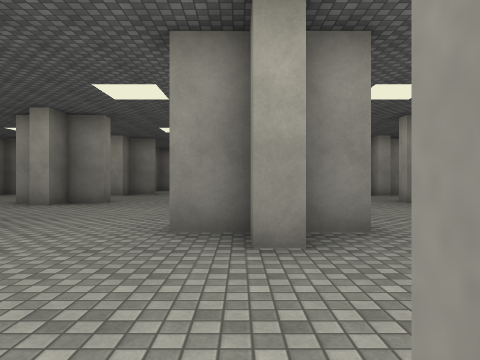
[1] (above)

24 first-person views from a walk through a scene from a Unity 3-D project. The camera is 1.3 m above the floor, looks level and sees 70° across. The floor is counted in squares, 2 m on a side. Each view is taken from the middle of a square. On the plan, view 1 faces up. The plan holds only what a view shows up to about 10 squares ahead; the rest is blank. The place goes on beyond the plan. Surface patterns are stand-ins for the level's own textures.

[2]
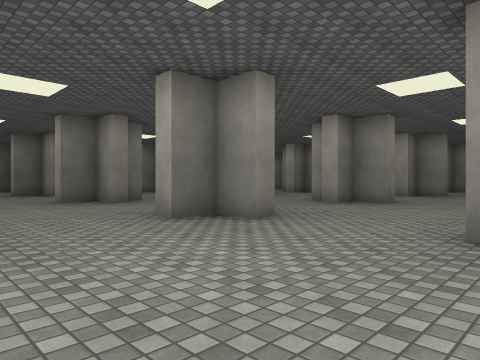

[3]
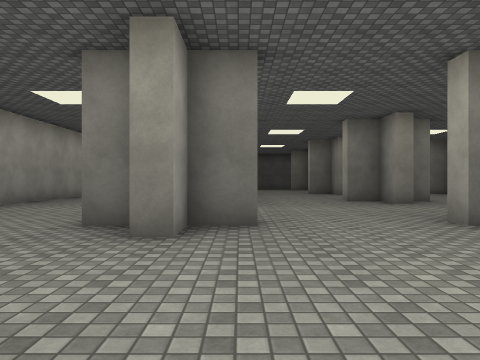

[4]
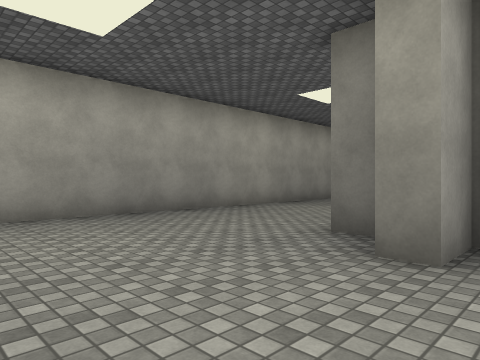

[5]
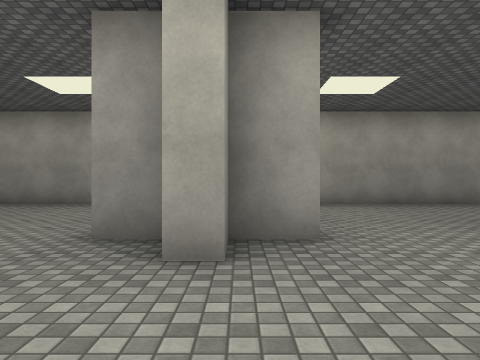

[6]
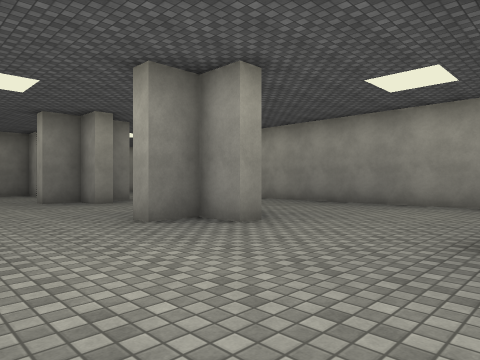

[7]
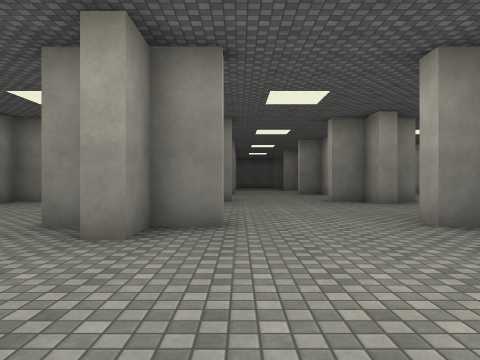

[8]
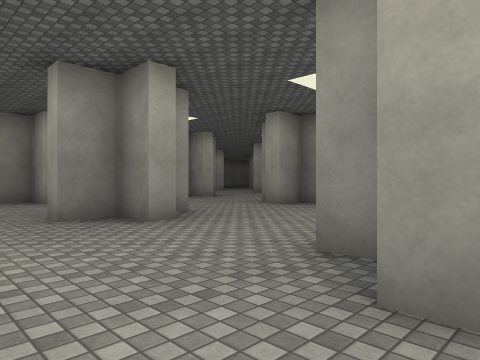

[9]
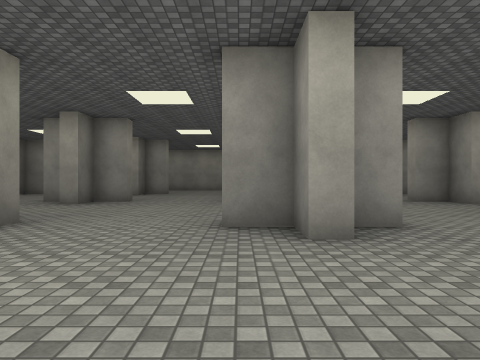

[10]
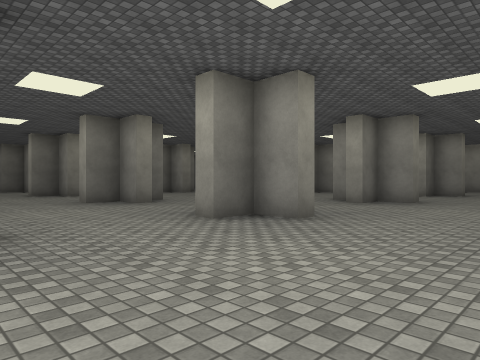

[11]
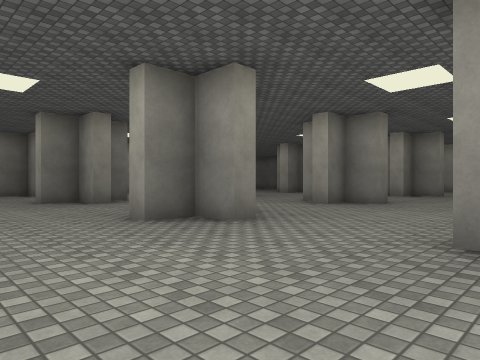

[12]
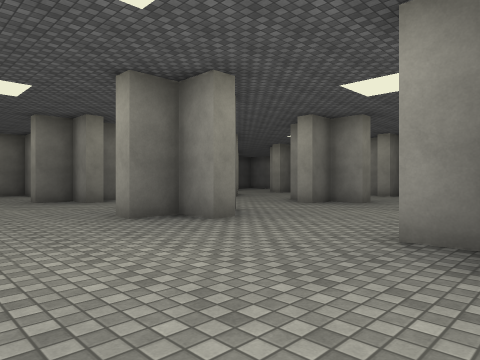

[13]
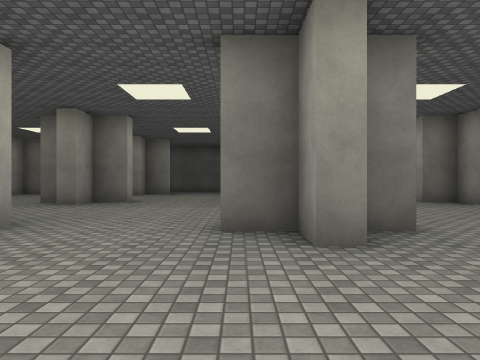

[14]
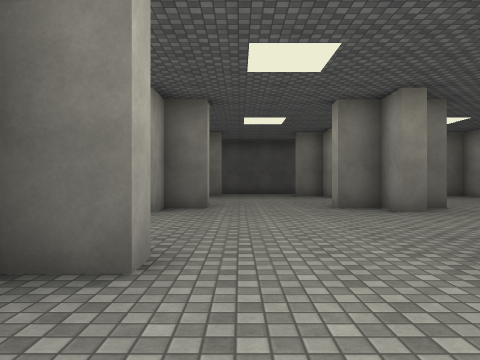

[15]
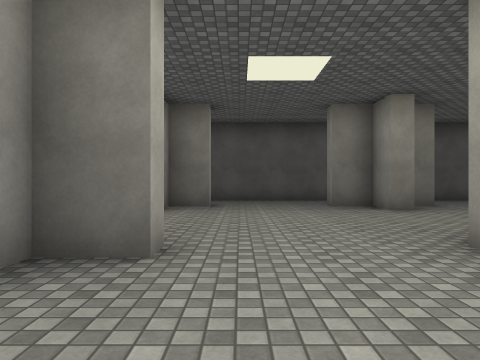

[16]
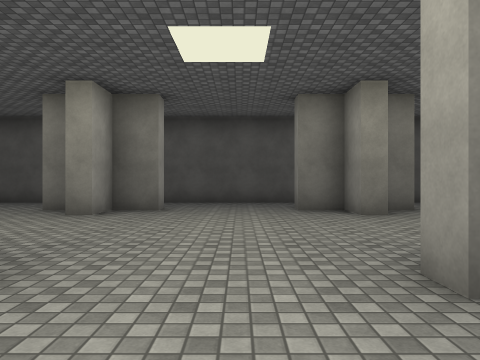

[17]
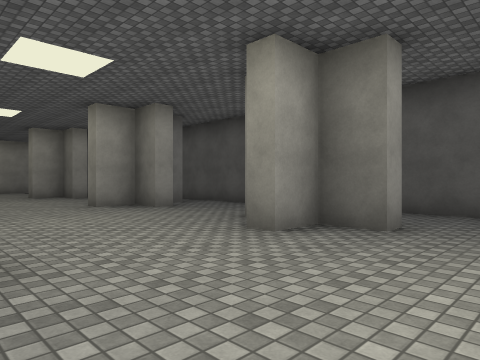

[18]
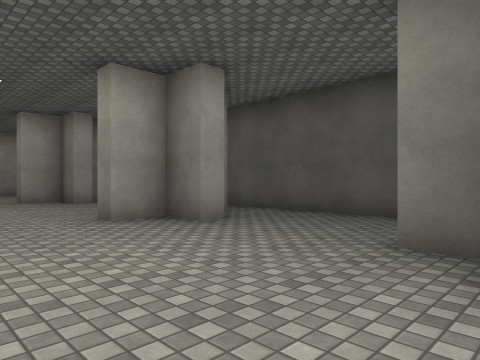

[19]
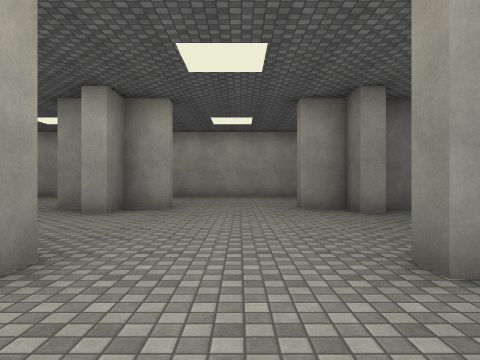

[20]
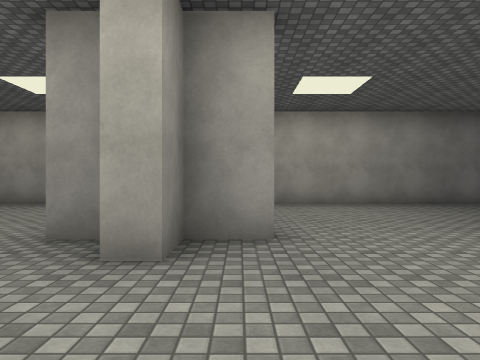

[21]
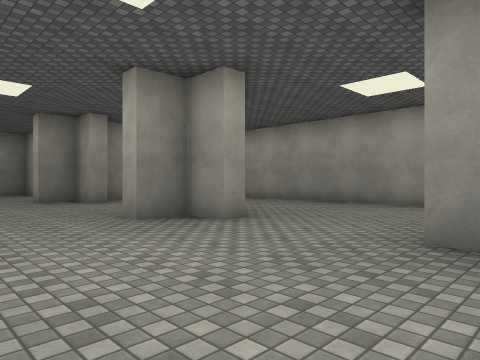

[22]
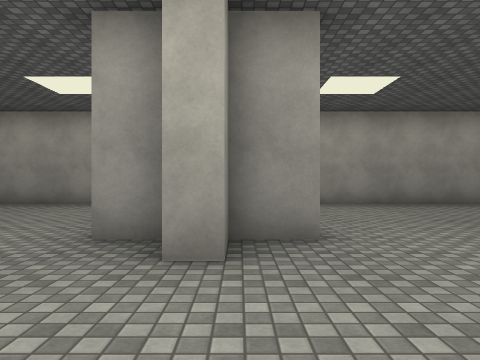

[23]
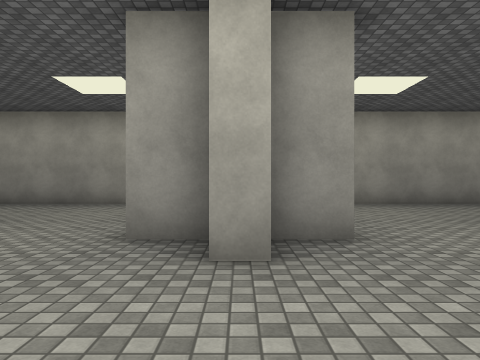

[24]
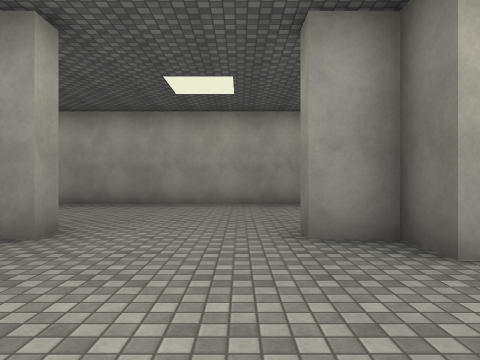

### Floor plan
Key: @ floor where view 1 was taken; # wall or solid block; . floor.
Columns run from 24 left of view 1 to 12 right of it. Each row starts with its distance up from view 1.
 18 #..
 17   ...   ..
 16    #..  #...  #.    ...  #..
 15 # ##... ##...##..  ##...##...##   .##
 14 #................ .............  ...
 13 #................ ............   ...
 12 #.............................  ...
 11 #..#....#.....#...  ....  ....  ...
 10 #  #... ##..  #...###...##...###...##
  9 # .#... #.....#....#.....#....#.....#
  8 #..................................
  7 #...... .........................
  6 #...... ........................
  5 #..#....#.....#..   ....  ....#
  4 #.##...###.. ##... ##...##...##
  3 #  ......... .......................
  2   ..................................
  1   ...................................
  0  ..#....#.....#....#....@#....#.....#
 -1  .##...###...##...###...##...###...##
 -2     .... ..... ....#....  .... .....
 -3    ..... ...............  ..........
 -4   .....................  ............
 -5  ...................... .............
 -6 #...................... .............
 -7 #####################################

Positions as (right, up) in squares from view 1, and headings:
1: (0, 0), facing up
2: (0, 0), facing up-left
3: (0, 0), facing left
4: (-1, 0), facing down-left
5: (0, 3), facing down
6: (1, 3), facing down-right
7: (1, 3), facing right
8: (3, 4), facing up-right
9: (5, 5), facing up
10: (5, 5), facing up-left
11: (0, 6), facing up-left
12: (-5, 6), facing up-left
13: (-6, 9), facing left
14: (-8, 12), facing left
15: (-13, 12), facing left
16: (-14, 13), facing left
17: (-17, 13), facing down-left
18: (-18, 10), facing down-left
19: (-19, 7), facing down
20: (-17, 3), facing down
21: (-16, 3), facing down-right
22: (-11, 3), facing down
23: (6, 3), facing down
24: (8, 3), facing down
